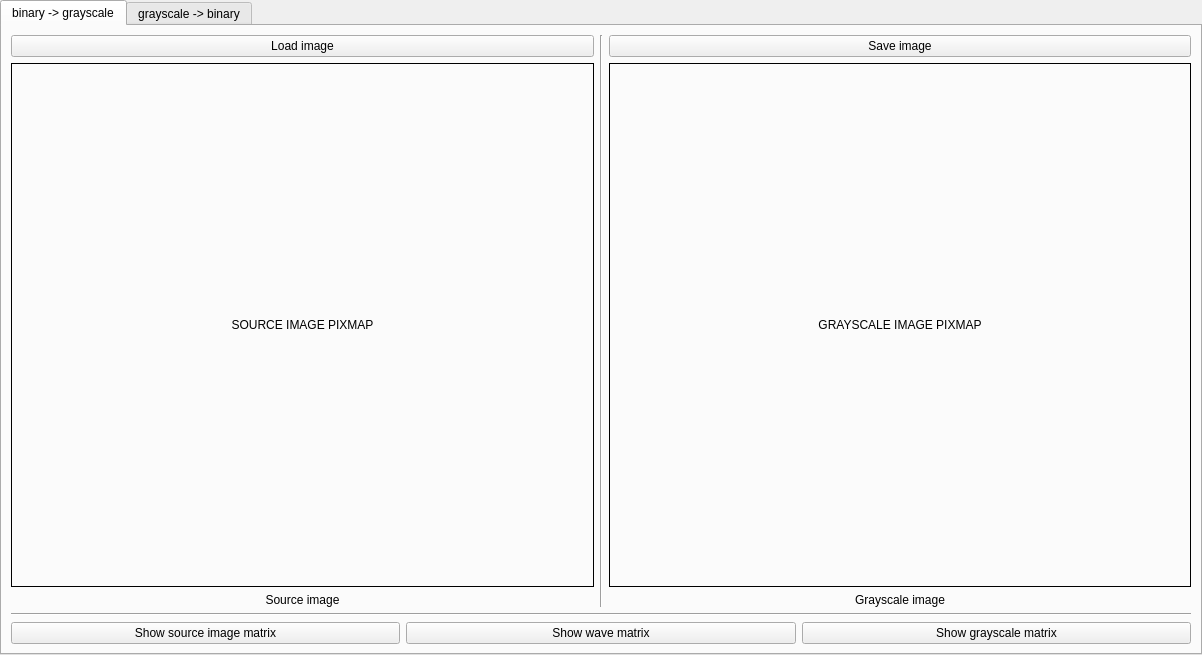
<?xml version="1.0" encoding="UTF-8"?>
<ui version="4.0">
 <class>MainWindow</class>
 <widget class="QMainWindow" name="MainWindow">
  <property name="geometry">
   <rect>
    <x>0</x>
    <y>0</y>
    <width>1202</width>
    <height>655</height>
   </rect>
  </property>
  <property name="minimumSize">
   <size>
    <width>1200</width>
    <height>600</height>
   </size>
  </property>
  <property name="windowTitle">
   <string>imgEditor</string>
  </property>
  <widget class="QWidget" name="centralwidget">
   <layout class="QHBoxLayout" name="horizontalLayout_5">
    <property name="sizeConstraint">
     <enum>QLayout::SizeConstraint::SetDefaultConstraint</enum>
    </property>
    <property name="leftMargin">
     <number>0</number>
    </property>
    <property name="topMargin">
     <number>0</number>
    </property>
    <property name="rightMargin">
     <number>0</number>
    </property>
    <property name="bottomMargin">
     <number>0</number>
    </property>
    <item>
     <widget class="QTabWidget" name="tabWidget">
      <property name="minimumSize">
       <size>
        <width>0</width>
        <height>0</height>
       </size>
      </property>
      <property name="tabPosition">
       <enum>QTabWidget::TabPosition::North</enum>
      </property>
      <property name="currentIndex">
       <number>0</number>
      </property>
      <property name="usesScrollButtons">
       <bool>true</bool>
      </property>
      <property name="documentMode">
       <bool>false</bool>
      </property>
      <widget class="QWidget" name="tabBlending">
       <property name="minimumSize">
        <size>
         <width>0</width>
         <height>0</height>
        </size>
       </property>
       <attribute name="title">
        <string>binary -&gt; grayscale</string>
       </attribute>
       <layout class="QVBoxLayout" name="verticalLayout_4">
        <item>
         <layout class="QHBoxLayout" name="horizontalLayout" stretch="0,0,0">
          <item>
           <layout class="QVBoxLayout" name="verticalLayout_2">
            <item>
             <widget class="QPushButton" name="loadSourceImageButton_blending">
              <property name="text">
               <string>Load image</string>
              </property>
             </widget>
            </item>
            <item>
             <widget class="QLabel" name="sourceImageLabelPixmap_blending">
              <property name="sizePolicy">
               <sizepolicy hsizetype="Expanding" vsizetype="Expanding">
                <horstretch>0</horstretch>
                <verstretch>0</verstretch>
               </sizepolicy>
              </property>
              <property name="styleSheet">
               <string notr="true">border: 1px solid rgb(0, 0, 0);</string>
              </property>
              <property name="frameShape">
               <enum>QFrame::Shape::NoFrame</enum>
              </property>
              <property name="text">
               <string>SOURCE IMAGE PIXMAP</string>
              </property>
              <property name="alignment">
               <set>Qt::AlignmentFlag::AlignCenter</set>
              </property>
             </widget>
            </item>
            <item>
             <widget class="QLabel" name="label_2">
              <property name="sizePolicy">
               <sizepolicy hsizetype="Preferred" vsizetype="Minimum">
                <horstretch>0</horstretch>
                <verstretch>0</verstretch>
               </sizepolicy>
              </property>
              <property name="text">
               <string>Source image</string>
              </property>
              <property name="alignment">
               <set>Qt::AlignmentFlag::AlignCenter</set>
              </property>
             </widget>
            </item>
           </layout>
          </item>
          <item>
           <widget class="Line" name="line">
            <property name="orientation">
             <enum>Qt::Orientation::Vertical</enum>
            </property>
           </widget>
          </item>
          <item>
           <layout class="QVBoxLayout" name="verticalLayout_5">
            <item>
             <widget class="QPushButton" name="SaveGrayscaleImageButton_blending">
              <property name="text">
               <string>Save image</string>
              </property>
             </widget>
            </item>
            <item>
             <widget class="QLabel" name="grayscaleImagePixmap_blending">
              <property name="sizePolicy">
               <sizepolicy hsizetype="Expanding" vsizetype="Expanding">
                <horstretch>0</horstretch>
                <verstretch>0</verstretch>
               </sizepolicy>
              </property>
              <property name="styleSheet">
               <string notr="true">border: 1px solid rgb(0,0,0);</string>
              </property>
              <property name="frameShape">
               <enum>QFrame::Shape::NoFrame</enum>
              </property>
              <property name="text">
               <string>GRAYSCALE IMAGE PIXMAP</string>
              </property>
              <property name="alignment">
               <set>Qt::AlignmentFlag::AlignCenter</set>
              </property>
             </widget>
            </item>
            <item>
             <widget class="QLabel" name="label_4">
              <property name="sizePolicy">
               <sizepolicy hsizetype="Preferred" vsizetype="Minimum">
                <horstretch>0</horstretch>
                <verstretch>0</verstretch>
               </sizepolicy>
              </property>
              <property name="text">
               <string>Grayscale image</string>
              </property>
              <property name="alignment">
               <set>Qt::AlignmentFlag::AlignCenter</set>
              </property>
             </widget>
            </item>
           </layout>
          </item>
         </layout>
        </item>
        <item>
         <widget class="Line" name="line_2">
          <property name="orientation">
           <enum>Qt::Orientation::Horizontal</enum>
          </property>
         </widget>
        </item>
        <item>
         <layout class="QVBoxLayout" name="verticalLayout_3">
          <item>
           <layout class="QHBoxLayout" name="horizontalLayout_2">
            <item>
             <widget class="QPushButton" name="showSourceImageMatrixButton_blending">
              <property name="text">
               <string>Show source image matrix</string>
              </property>
             </widget>
            </item>
            <item>
             <widget class="QPushButton" name="showImageWaveMatrixButton_blending">
              <property name="text">
               <string>Show wave matrix</string>
              </property>
             </widget>
            </item>
            <item>
             <widget class="QPushButton" name="showGrayscaleMatrixButton_blending">
              <property name="sizePolicy">
               <sizepolicy hsizetype="Preferred" vsizetype="Fixed">
                <horstretch>0</horstretch>
                <verstretch>0</verstretch>
               </sizepolicy>
              </property>
              <property name="text">
               <string>Show grayscale matrix</string>
              </property>
             </widget>
            </item>
           </layout>
          </item>
         </layout>
        </item>
       </layout>
      </widget>
      <widget class="QWidget" name="tabBinarization">
       <attribute name="title">
        <string>grayscale -&gt; binary</string>
       </attribute>
       <layout class="QHBoxLayout" name="horizontalLayout_6">
        <item>
         <layout class="QVBoxLayout" name="verticalLayout">
          <item>
           <widget class="QPushButton" name="loadSourceImageButton_binarization">
            <property name="text">
             <string>Load image</string>
            </property>
           </widget>
          </item>
          <item>
           <widget class="Line" name="line_8">
            <property name="orientation">
             <enum>Qt::Orientation::Horizontal</enum>
            </property>
           </widget>
          </item>
          <item>
           <widget class="QLabel" name="sourceImageLabelPixmap_binarization">
            <property name="sizePolicy">
             <sizepolicy hsizetype="Expanding" vsizetype="Expanding">
              <horstretch>0</horstretch>
              <verstretch>0</verstretch>
             </sizepolicy>
            </property>
            <property name="styleSheet">
             <string notr="true">border: 1px solid rgb(0, 0, 0);</string>
            </property>
            <property name="text">
             <string>SOURCE IMAGE PIXMAP</string>
            </property>
            <property name="alignment">
             <set>Qt::AlignmentFlag::AlignCenter</set>
            </property>
           </widget>
          </item>
          <item>
           <widget class="QLabel" name="label_6">
            <property name="sizePolicy">
             <sizepolicy hsizetype="Preferred" vsizetype="Minimum">
              <horstretch>0</horstretch>
              <verstretch>0</verstretch>
             </sizepolicy>
            </property>
            <property name="text">
             <string>Source Image</string>
            </property>
            <property name="alignment">
             <set>Qt::AlignmentFlag::AlignCenter</set>
            </property>
           </widget>
          </item>
          <item>
           <widget class="Line" name="line_5">
            <property name="orientation">
             <enum>Qt::Orientation::Horizontal</enum>
            </property>
           </widget>
          </item>
          <item>
           <layout class="QHBoxLayout" name="horizontalLayout_3">
            <item>
             <widget class="QPushButton" name="showSourceImageMatrixButton_binarization">
              <property name="text">
               <string>Show Matrix</string>
              </property>
             </widget>
            </item>
            <item>
             <widget class="QPushButton" name="showSourceImageHistogramButton">
              <property name="text">
               <string>Show Histogram</string>
              </property>
             </widget>
            </item>
           </layout>
          </item>
         </layout>
        </item>
        <item>
         <widget class="Line" name="line_3">
          <property name="orientation">
           <enum>Qt::Orientation::Vertical</enum>
          </property>
         </widget>
        </item>
        <item>
         <layout class="QVBoxLayout" name="verticalLayout_6">
          <item>
           <widget class="QPushButton" name="saveAVGBinarizedImageButton">
            <property name="text">
             <string>Save image</string>
            </property>
           </widget>
          </item>
          <item>
           <widget class="Line" name="line_9">
            <property name="orientation">
             <enum>Qt::Orientation::Horizontal</enum>
            </property>
           </widget>
          </item>
          <item>
           <widget class="QLabel" name="avgImageLabelPixmap">
            <property name="sizePolicy">
             <sizepolicy hsizetype="Expanding" vsizetype="Expanding">
              <horstretch>0</horstretch>
              <verstretch>0</verstretch>
             </sizepolicy>
            </property>
            <property name="styleSheet">
             <string notr="true">border: 1px solid rgb(0, 0, 0);</string>
            </property>
            <property name="text">
             <string>AVG IMAGE PIXMAP</string>
            </property>
            <property name="alignment">
             <set>Qt::AlignmentFlag::AlignCenter</set>
            </property>
           </widget>
          </item>
          <item>
           <layout class="QHBoxLayout" name="horizontalLayout_8">
            <item>
             <widget class="QLabel" name="label_7">
              <property name="sizePolicy">
               <sizepolicy hsizetype="Preferred" vsizetype="Minimum">
                <horstretch>0</horstretch>
                <verstretch>0</verstretch>
               </sizepolicy>
              </property>
              <property name="text">
               <string>Average brightness image</string>
              </property>
              <property name="alignment">
               <set>Qt::AlignmentFlag::AlignCenter</set>
              </property>
             </widget>
            </item>
            <item>
             <widget class="QSpinBox" name="avgBrightnessSpixbox">
              <property name="sizePolicy">
               <sizepolicy hsizetype="Minimum" vsizetype="Fixed">
                <horstretch>0</horstretch>
                <verstretch>0</verstretch>
               </sizepolicy>
              </property>
              <property name="maximumSize">
               <size>
                <width>16777215</width>
                <height>15</height>
               </size>
              </property>
              <property name="font">
               <font>
                <pointsize>9</pointsize>
               </font>
              </property>
              <property name="alignment">
               <set>Qt::AlignmentFlag::AlignCenter</set>
              </property>
              <property name="prefix">
               <string/>
              </property>
              <property name="minimum">
               <number>50</number>
              </property>
              <property name="maximum">
               <number>254</number>
              </property>
              <property name="stepType">
               <enum>QAbstractSpinBox::StepType::AdaptiveDecimalStepType</enum>
              </property>
              <property name="value">
               <number>120</number>
              </property>
             </widget>
            </item>
           </layout>
          </item>
          <item>
           <widget class="Line" name="line_6">
            <property name="orientation">
             <enum>Qt::Orientation::Horizontal</enum>
            </property>
           </widget>
          </item>
          <item>
           <layout class="QHBoxLayout" name="horizontalLayout_4">
            <item>
             <widget class="QPushButton" name="showAVGImageMatrixButton">
              <property name="text">
               <string>Show Matrix</string>
              </property>
             </widget>
            </item>
            <item>
             <widget class="QPushButton" name="applyAVGBinarizationButton">
              <property name="text">
               <string>Apply</string>
              </property>
             </widget>
            </item>
            <item>
             <widget class="QPushButton" name="showAVGImageHistogramButton">
              <property name="text">
               <string>Show Histogram</string>
              </property>
             </widget>
            </item>
           </layout>
          </item>
         </layout>
        </item>
        <item>
         <widget class="Line" name="line_4">
          <property name="orientation">
           <enum>Qt::Orientation::Vertical</enum>
          </property>
         </widget>
        </item>
        <item>
         <layout class="QVBoxLayout" name="verticalLayout_7">
          <item>
           <widget class="QPushButton" name="saveS8BinarizedImageButton">
            <property name="text">
             <string>Save image</string>
            </property>
           </widget>
          </item>
          <item>
           <widget class="Line" name="line_10">
            <property name="orientation">
             <enum>Qt::Orientation::Horizontal</enum>
            </property>
           </widget>
          </item>
          <item>
           <widget class="QLabel" name="s8ImageLabelPixmap">
            <property name="sizePolicy">
             <sizepolicy hsizetype="Expanding" vsizetype="Expanding">
              <horstretch>0</horstretch>
              <verstretch>0</verstretch>
             </sizepolicy>
            </property>
            <property name="styleSheet">
             <string notr="true">border: 1px solid rgb(0, 0, 0);</string>
            </property>
            <property name="text">
             <string>S8 IMAGE PIXMAP</string>
            </property>
            <property name="alignment">
             <set>Qt::AlignmentFlag::AlignCenter</set>
            </property>
           </widget>
          </item>
          <item>
           <widget class="QLabel" name="label_8">
            <property name="sizePolicy">
             <sizepolicy hsizetype="Preferred" vsizetype="Minimum">
              <horstretch>0</horstretch>
              <verstretch>0</verstretch>
             </sizepolicy>
            </property>
            <property name="text">
             <string>S8 brightness image</string>
            </property>
            <property name="alignment">
             <set>Qt::AlignmentFlag::AlignCenter</set>
            </property>
           </widget>
          </item>
          <item>
           <widget class="Line" name="line_7">
            <property name="orientation">
             <enum>Qt::Orientation::Horizontal</enum>
            </property>
           </widget>
          </item>
          <item>
           <layout class="QHBoxLayout" name="horizontalLayout_7">
            <item>
             <widget class="QPushButton" name="showS8ImageMatrixButton">
              <property name="text">
               <string>Show Matrix</string>
              </property>
             </widget>
            </item>
            <item>
             <widget class="QPushButton" name="showS8ImageHistogramButton">
              <property name="text">
               <string>Show Histogram</string>
              </property>
             </widget>
            </item>
           </layout>
          </item>
         </layout>
        </item>
       </layout>
      </widget>
     </widget>
    </item>
   </layout>
  </widget>
 </widget>
 <resources/>
 <connections/>
</ui>
